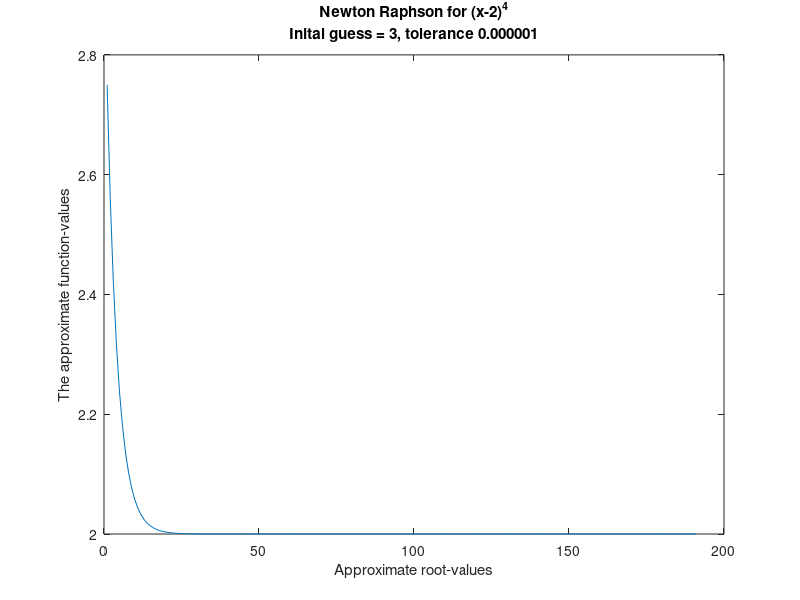

This chart was generated by the following MATLAB code: (Note: this script raises an error after producing the figure.)
% Exponentials demo- complete with two methods
% George C. Ward
delete outFile
diary outFile

xm=-2;
xM=2;
ym=-1;
yM=4;
inc=0.01;
m=1;
sx = "Approximate root-values";
sy = "The approximate function-values";
st = "Newton Raphson for (x-2)^4\nInital guess = 3, tolerance 0.000001";

x     = 3;  
af     = @(x) (x - 2) ^4;
adf    = @(x) 4*(x-2)^3;
agx    = @(x,fx,df) x - (fx/df);

guess1= 3;
guess2= 3;
errTol= 0.00001;
iterUp= 20;

fprintf('******************************************\n')
fprintf('            Solving Equations\n')
fprintf('                   by\n')
fprintf('             George C. Ward\n\n')
fprintf('          %s',disp(datestr(clock)))
fprintf('__________________________________________\n')
fprintf('\nNewtonRaphson Method for (x-2)^4\n')
fprintf('Initial Guess = %5.6f; \t\t ErrorTolerance %5.6f\nIterationsUpperBound %d',guess1,errTol,iterUp);

fprintf('\n\t_______________________________________________________________________________________________\n')
fprintf('\n\tIteration\tAppRoot\t\tf(x)\t\tdf(x)\t\tAppErr')
fprintf('\n\t------------------------------------------------------------------------------------------------\n')
  
  i = 1;
%s1 = 1; % series starts at 1
for j=1:0.1:20
  
  appRoot(i) = x;
  fx(i)      = af(appRoot(i));
  dfx(i)     = adf(appRoot(i));
  g(i)    = agx(appRoot(i),fx(i),dfx(i));
  if i == 0
    fprintf('\n\t  %d\t\t %f \t %f \t %f',i-1, appRoot(i), fx(i), dfx(i))
  else
    %[a,t,r] = fexp1(appRoot(i),g(i),i);
    fprintf('\n\t  %d\t\t %f \t %f \t %f \t%f',i-1, appRoot(i), fx(i), dfx(i))
  end
  x = g(i);
  i+=1;
end;
fprintf('\n')
% approximate value for upto nth order derive terms polynomial

figure
plot(g)
xlabel(sx)
ylabel(sy)
title(st)
set(gcf,'name','Newton Raphson Method by George C. Ward','numbertitle','off');

fprintf('\n')
toc
disp(datestr(clock))
diary off
